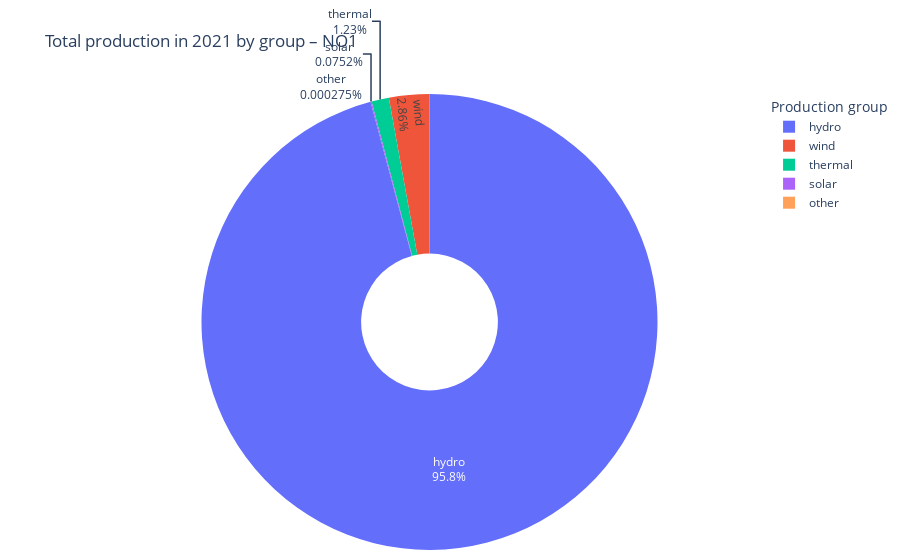

The notebook cell this image was saved under:
### Code cell
import pandas as pd
import plotly.express as px

# --- Parameters ---
PRICE_AREA_FOR_PIE = "NO1"

# --- Fetch data for the chosen price area (excludes '*' by default in KNOWN_GROUPS) ---
df_area = fetch_area_data(session, TABLE, PRICE_AREA_FOR_PIE, groups=KNOWN_GROUPS)

# --- Keep only year 2021 (UTC) ---
mask_2021 = (df_area["start_time"] >= pd.Timestamp("2021-01-01", tz="UTC")) & \
            (df_area["start_time"] <  pd.Timestamp("2022-01-01", tz="UTC"))
df_2021 = df_area.loc[mask_2021].copy()

# --- Exclude the aggregate '*' group just in case ---
df_2021 = df_2021[df_2021["production_group"] != "*"]

# --- Aggregate total kWh by production group over the whole year ---
totals = (
    df_2021
    .groupby("production_group", as_index=False, dropna=False)["quantity_kwh"]
    .sum()
    .sort_values("quantity_kwh", ascending=False)
)

# --- Guard-rail: handle empty data gracefully ---
if totals.empty:
    print(f"No data available for {PRICE_AREA_FOR_PIE} in 2021.")
else:
    # --- Pie chart: one slice per production group for the full year ---
    fig_pie = px.pie(
        totals,
        values="quantity_kwh",
        names="production_group",
        title=f"Total production in 2021 by group – {PRICE_AREA_FOR_PIE}",
        hole=0.30  # donut style, optional
    )
    # Show percentages + labels on slices
    fig_pie.update_traces(textinfo="percent+label")
    # A bit of layout polish
    fig_pie.update_layout(
        legend_title_text="Production group",
        margin=dict(l=10, r=10, t=60, b=10)
    )
    fig_pie.show()

### Figure 1 — Plotly figure (JSON) as saved in the notebook; plotly's stock layout.template omitted (floating-point values rounded to 4 significant figures)
{"data": [{"domain": {"x": [0, 1], "y": [0, 1]}, "hole": 0.3, "hovertemplate": "production_group=%{label}<br>quantity_kwh=%{value}<extra></extra>", "labels": ["hydro", "wind", "thermal", "solar", "other"], "legendgroup": "", "name": "", "showlegend": true, "textinfo": "percent+label", "type": "pie", "values": [18330000000.0, 546600000.0, 235700000.0, 14380000.0, 52560.0]}], "layout": {"legend": {"title": {"text": "Production group"}, "tracegroupgap": 0}, "margin": {"b": 10, "l": 10, "r": 10, "t": 60}, "title": {"text": "Total production in 2021 by group – NO1"}}}
